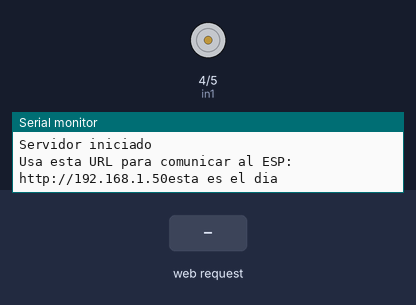
This sketch was run on a simulated ESP8266 (NodeMCU). On the bench: motor-driver pin pairs drawn as motors (green arrow = first pin HIGH = forward, orange = second pin HIGH = backward, longer = more drive), the last lines printed to the serial monitor. Inputs (shaded band) come from the test bench. WiFi joins after 1.5 s; servers stay silent unless stated; the Firebase database answers and starts empty.

Above: at 2.7 s.
2.8 s: HTTP request GET /arriba received
At 7.0 s:
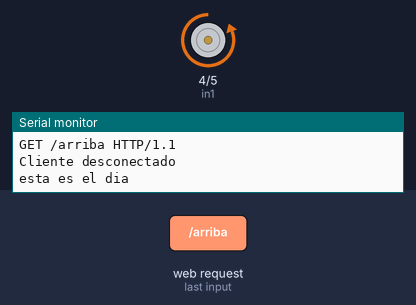
7.6 s: HTTP request GET /bajar received
At 11.8 s:
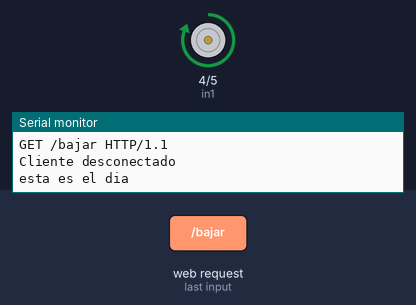
19.2 s: HTTP request GET /parar received
At 21.3 s:
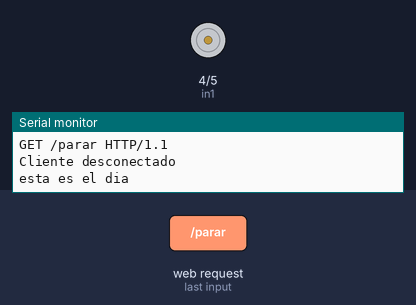
Timing chart, 0 to 22.4 s (numbered marks = the images above; inputs shaded):
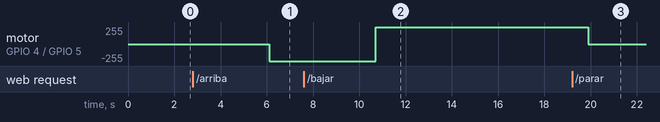

The sketch:

abridor_persianas.ino
```cpp
#include <ESP8266WiFi.h>
#include <ESP8266WebServer.h>
#include <WiFiManager.h>
#include <Firebase_ESP_Client.h>
#include <DS3232RTC.h>
#include <TimeLib.h>
#include <string.h>

WiFiServer server(80);
#define data_url  "https://persiana-97f05-default-rtdb.firebaseio.com/"
#define data_secret  "SACZnduTWg7Rcrt88TUGKqAuSRLPJLSBaERJg6YN"

//creamos la  base de datos en el programa
FirebaseData fbdo;

FirebaseAuth auth;

FirebaseConfig config;
unsigned long datamillis=0;
int count = 0;
int in1 = 4;
int in2 = 5;
void setup(){
  Serial.begin(115200);
  pinMode(in1,OUTPUT);
  pinMode(in2,OUTPUT);
  WiFiManager wf;
  setTime(14,30,10,12,11,2022);
  //descomentar linea para resetear configuracion de wifi
  //wf.resetSettings();
  wf.autoConnect("miwifi","contraseña");
  //
  IPAddress ip(192,168,1,22);
  IPAddress gateway(192,168,1,1);
  IPAddress subnet(255,255,255,0);
  config.database_url = data_url;
  config.signer.tokens.legacy_token = data_secret;
Firebase.reconnectWiFi(true);
Firebase.begin(&config,&auth);
WiFi.config(ip, gateway, subnet);
server.begin();
  Serial.println("Servidor iniciado");

  Serial.print("Usa esta URL para comunicar al ESP: ");
  Serial.print("http://");
  Serial.print(WiFi.localIP());
}
String Hora;
String Minuto;
String Hora1;
String Minuto1;

void loop(){

if(Firebase.RTDB.getString(&fbdo,"DIA/Hora")){
  Hora = fbdo.stringData();
  Serial.println("esta es el dia");
  Serial.println(Hora);
  delay(1000);
  }

if(Firebase.RTDB.getString(&fbdo,"DIA/Minuto")){
  Minuto = fbdo.stringData();
  Serial.println(Minuto);

  delay(1000);
  }

if(Firebase.RTDB.getString(&fbdo,"NOCHE/Hora")){
  Hora1 = fbdo.stringData();
  Serial.println("esto es la noche");
  Serial.println(Hora1);
  delay(1000);
  }
if(Firebase.RTDB.getString(&fbdo,"NOCHE/Minuto")){
  Minuto1 = fbdo.stringData();
  Serial.println(Minuto1);
  delay(1000);
  }
  int nH = hour();
  int nM = minute();
  String nH1 = String(nH);
  String nM1 = String(nM);

  /*Serial.print(nH1);
  Serial.print(":");
  Serial.println(nM1);*/
  if(Hora == nH1 && Minuto == nM1){
   digitalWrite(in1,LOW);
   digitalWrite(in2,HIGH);
   delay(7000);
   digitalWrite(in2,LOW);
   delay(53000);
}

  if(Hora1 == nH1 && Minuto1 == nM1){
    digitalWrite(in2,LOW);
    digitalWrite(in1,HIGH);
    delay(7000);
    digitalWrite(in1,LOW);
    delay(53000);
    }
WiFiClient client = server.available();
  if (!client) {
    return;}
  while(!client.available()){  //Esperamos a que el ciente mande una solicitud
    delay(1);
  }
  String request = client.readStringUntil('\r');
  Serial.println(request); //Imprimimos la solicitud
  client.flush(); //Descartamos los datos que se han escrito en el cliente y no se han leído

  if (request.indexOf("/arriba") != -1) {
   digitalWrite(in1,LOW);
   digitalWrite(in2,HIGH);
  }
  if (request.indexOf("/bajar")!=-1){
    digitalWrite(in1,HIGH);
   digitalWrite(in2,LOW);
    }
  if(request.indexOf("/parar")!=-1){
    digitalWrite(in1,LOW);
   digitalWrite(in2,LOW);
    }


  client.println("HTTP/1.1 200 OK"); // La respuesta empieza con una linea de estado
  client.println("Content-Type: text/html"); //Empieza el cuerpo de la respuesta indicando que el contenido será un documento html
  client.println(""); // Ponemos un espacio
  client.println("<!DOCTYPE HTML>"); //Indicamos el inicio del Documento HTML
  client.println("<html lang=\"en\">");
  client.println("<head>");
  client.println("<meta charset=\"UTF-8\">");
  client.println("<meta name=\"viewport\" content=\"width=device-width, initial-scale=1.0\">"); //Para que se adapte en móviles
  client.println("<title>Servidor Web ESP8266</title>");
  client.println("</body>");

  client.println("</html>"); //Terminamos el HTML

  delay(1);
  Serial.println("Cliente desconectado"); //Imprimimos que terminó el proceso con el cliente desconectado
  Serial.println("");
}
```

Measured:
- after the input at 2.8 s, motor on GPIO 4 (in1) / GPIO 5 (in2): stopped → backward 255/255 after 3.3 s
- after the input at 7.6 s, motor on GPIO 4 (in1) / GPIO 5 (in2): backward 255/255 → forward 255/255 after 3.1 s
- after the input at 19.2 s, motor on GPIO 4 (in1) / GPIO 5 (in2): forward 255/255 → stopped after 0.71 s
